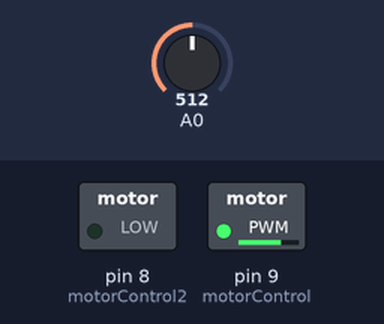
This sketch was run on a simulated Arduino Uno, built with avr-gcc and run on an emulated ATmega328P. Parts: switched loads named in the sketch (green lamp = pin HIGH). The inputs (shaded band) are chosen by the test bench; at power-on: A0 = 512. What the sketch prints to the serial monitor is not drawn.

Above: at 0.1 s.
Timing chart, 0 to 1.6 s (numbered marks = the images above):
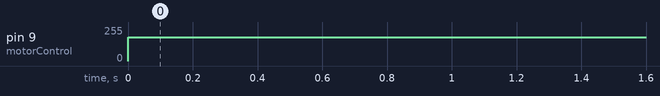

Measured:
- by itself, pin 9 (motorControl): 0/255 → 180/255 at 0.00 s

The sketch:

motorDriver4motor.ino
```cpp
// the transistor which controls the motor will be attached to digital pin 9
#include <Wire.h>
float Volt1;
float Volt;

int motorControl = 9;
int motorControl2 = 8;

// the setup routine runs once when you press reset:
void setup() {
  // make the pushbutton's pin an input:
//  pinMode(pushButton, INPUT);

  // make the transistor's pin an output:
  Serial.begin(9600);
  pinMode(motorControl, OUTPUT);
   pinMode(motorControl2, OUTPUT);
}

// the loop routine runs over and over again forever:
void loop() {
Volt1=analogRead(0);
      Volt=((Volt1*0.00489)*5);
      Serial.print(Volt);
      Serial.println("V");

  // read the state of the button and check if it is pressed
 /// if(digitalRead(pushButton) == HIGH){
    // ramp up the motor speed
    //for(int x = 0; x <= 255; x++){

      analogWrite(motorControl, 180);
      //Serial.println(x);
      delay(50);
      //digitalWrite(motorControl2, LOW);
    //}

    // ramp down the motor speed
   //for(int x = 255; x >= 0; x--){
     // analogWrite(motorControl, x);
      //Serial.println(x);
      //delay(50);
   //}
  //}

  delay(1);        // delay in between reads for stability
}
```
